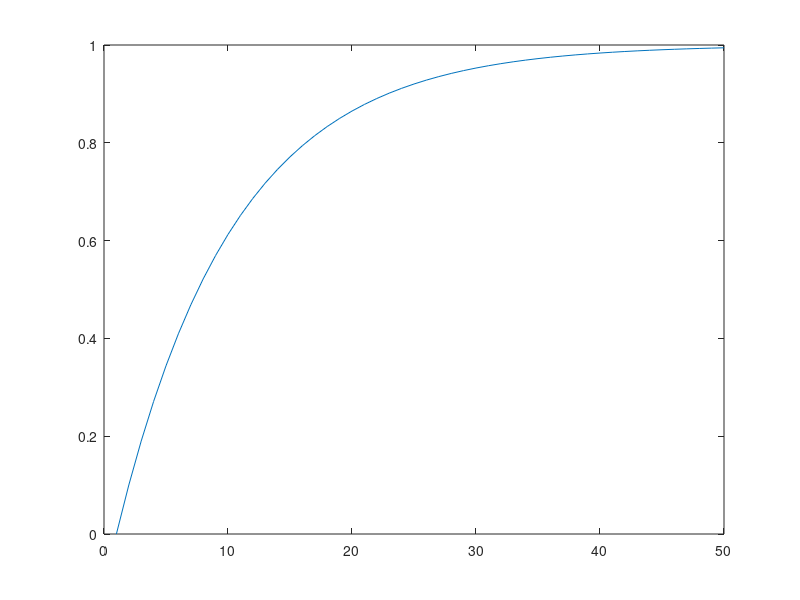

The MATLAB source for this figure:
clear all
close all
clc
R = 1000;
C=0.1*10^-6;
deltaT=0.00001;
f=(R*C)/deltaT
Vc(1)=0.0001;

tama=50;
Vin=ones(tama,2)
for (i=1:tama-1)
  Vc(i+1)=(Vin(i) + f*Vc(i) - Vc(i))/f;
endfor
plot(Vc);
